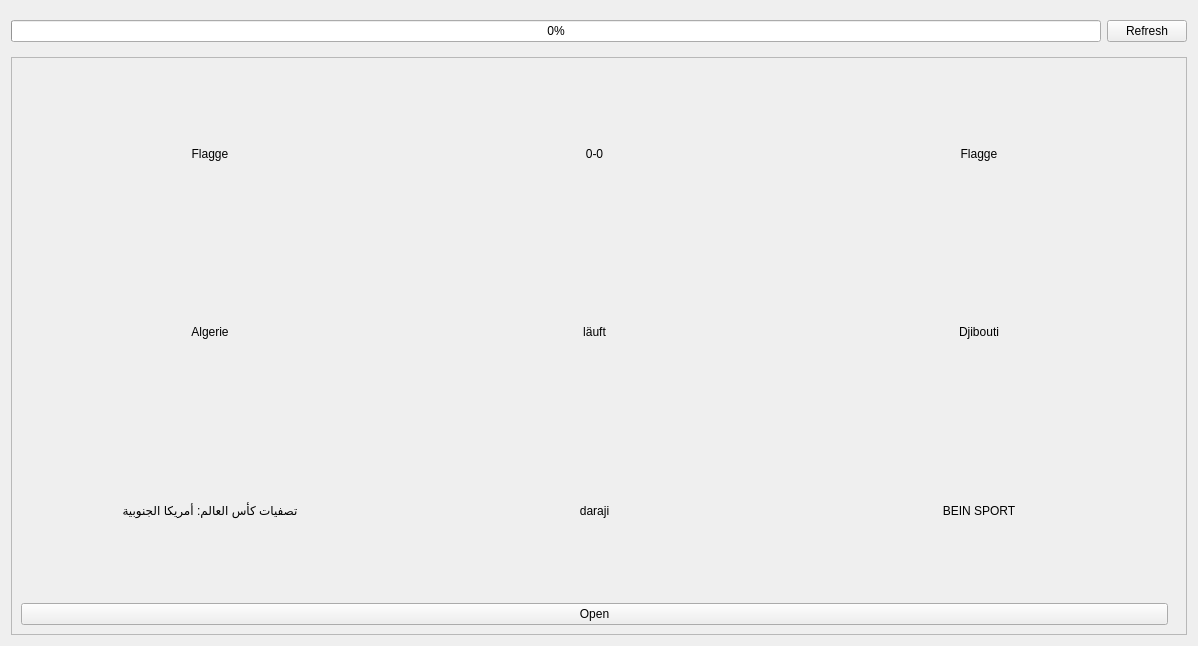
<?xml version="1.0" encoding="UTF-8"?>
<ui version="4.0">
 <class>Tab</class>
 <widget class="QWidget" name="Tab">
  <property name="geometry">
   <rect>
    <x>0</x>
    <y>0</y>
    <width>1198</width>
    <height>646</height>
   </rect>
  </property>
  <property name="windowTitle">
   <string>Form</string>
  </property>
  <property name="styleSheet">
   <string notr="true"/>
  </property>
  <layout class="QVBoxLayout" name="verticalLayout">
   <item>
    <widget class="QWidget" name="tabheader" native="true">
     <property name="minimumSize">
      <size>
       <width>0</width>
       <height>0</height>
      </size>
     </property>
     <property name="maximumSize">
      <size>
       <width>16777215</width>
       <height>50</height>
      </size>
     </property>
     <layout class="QHBoxLayout" name="horizontalLayout">
      <property name="spacing">
       <number>6</number>
      </property>
      <property name="leftMargin">
       <number>0</number>
      </property>
      <property name="topMargin">
       <number>9</number>
      </property>
      <property name="rightMargin">
       <number>0</number>
      </property>
      <property name="bottomMargin">
       <number>9</number>
      </property>
      <item>
       <widget class="QProgressBar" name="progressBar">
        <property name="value">
         <number>0</number>
        </property>
       </widget>
      </item>
      <item>
       <widget class="QPushButton" name="refreshbutton">
        <property name="maximumSize">
         <size>
          <width>100</width>
          <height>16777215</height>
         </size>
        </property>
        <property name="cursor">
         <cursorShape>PointingHandCursor</cursorShape>
        </property>
        <property name="text">
         <string>Refresh</string>
        </property>
       </widget>
      </item>
     </layout>
    </widget>
   </item>
   <item>
    <widget class="QWidget" name="tabcontent" native="true">
     <property name="styleSheet">
      <string notr="true"/>
     </property>
     <layout class="QVBoxLayout">
      <property name="spacing">
       <number>0</number>
      </property>
      <property name="leftMargin">
       <number>0</number>
      </property>
      <property name="topMargin">
       <number>0</number>
      </property>
      <property name="rightMargin">
       <number>0</number>
      </property>
      <property name="bottomMargin">
       <number>0</number>
      </property>
      <item>
       <widget class="QScrollArea" name="scrollArea">
        <property name="verticalScrollBarPolicy">
         <enum>Qt::ScrollBarAsNeeded</enum>
        </property>
        <property name="widgetResizable">
         <bool>true</bool>
        </property>
        <widget class="QWidget" name="scrollAreaWidgetContents">
         <property name="geometry">
          <rect>
           <x>0</x>
           <y>0</y>
           <width>1178</width>
           <height>579</height>
          </rect>
         </property>
         <property name="contextMenuPolicy">
          <enum>Qt::DefaultContextMenu</enum>
         </property>
         <layout class="QVBoxLayout" name="tabcontentLayout">
          <property name="spacing">
           <number>6</number>
          </property>
          <property name="leftMargin">
           <number>0</number>
          </property>
          <property name="topMargin">
           <number>0</number>
          </property>
          <property name="rightMargin">
           <number>9</number>
          </property>
          <property name="bottomMargin">
           <number>0</number>
          </property>
          <item>
           <widget class="QWidget" name="row" native="true">
            <property name="minimumSize">
             <size>
              <width>0</width>
              <height>100</height>
             </size>
            </property>
            <property name="maximumSize">
             <size>
              <width>16777215</width>
              <height>16777215</height>
             </size>
            </property>
            <property name="layoutDirection">
             <enum>Qt::RightToLeft</enum>
            </property>
            <property name="styleSheet">
             <string notr="true"/>
            </property>
            <layout class="QGridLayout" name="gridLayout">
             <item row="2" column="0">
              <widget class="QLabel" name="tv">
               <property name="text">
                <string>BEIN SPORT</string>
               </property>
               <property name="alignment">
                <set>Qt::AlignCenter</set>
               </property>
              </widget>
             </item>
             <item row="0" column="1">
              <widget class="QLabel" name="result">
               <property name="text">
                <string>0-0</string>
               </property>
               <property name="alignment">
                <set>Qt::AlignCenter</set>
               </property>
              </widget>
             </item>
             <item row="1" column="0">
              <widget class="QLabel" name="team2_text">
               <property name="text">
                <string>Djibouti</string>
               </property>
               <property name="alignment">
                <set>Qt::AlignCenter</set>
               </property>
              </widget>
             </item>
             <item row="0" column="2">
              <widget class="QLabel" name="team1_flag">
               <property name="text">
                <string>Flagge</string>
               </property>
               <property name="alignment">
                <set>Qt::AlignCenter</set>
               </property>
              </widget>
             </item>
             <item row="2" column="2">
              <widget class="QLabel" name="genre">
               <property name="text">
                <string>تصفيات كأس العالم: أمريكا الجنوبية</string>
               </property>
               <property name="alignment">
                <set>Qt::AlignCenter</set>
               </property>
              </widget>
             </item>
             <item row="2" column="1">
              <widget class="QLabel" name="speaker">
               <property name="text">
                <string>daraji</string>
               </property>
               <property name="alignment">
                <set>Qt::AlignCenter</set>
               </property>
              </widget>
             </item>
             <item row="1" column="1">
              <widget class="QLabel" name="time">
               <property name="text">
                <string>läuft</string>
               </property>
               <property name="alignment">
                <set>Qt::AlignCenter</set>
               </property>
              </widget>
             </item>
             <item row="3" column="0" colspan="3">
              <widget class="QPushButton" name="button_0">
               <property name="text">
                <string>Open</string>
               </property>
              </widget>
             </item>
             <item row="1" column="2">
              <widget class="QLabel" name="team1_text">
               <property name="layoutDirection">
                <enum>Qt::RightToLeft</enum>
               </property>
               <property name="text">
                <string>Algerie</string>
               </property>
               <property name="alignment">
                <set>Qt::AlignCenter</set>
               </property>
              </widget>
             </item>
             <item row="0" column="0">
              <widget class="QLabel" name="team2_flag">
               <property name="text">
                <string>Flagge</string>
               </property>
               <property name="alignment">
                <set>Qt::AlignCenter</set>
               </property>
              </widget>
             </item>
            </layout>
           </widget>
          </item>
         </layout>
        </widget>
       </widget>
      </item>
     </layout>
    </widget>
   </item>
  </layout>
 </widget>
 <resources/>
 <connections/>
</ui>
